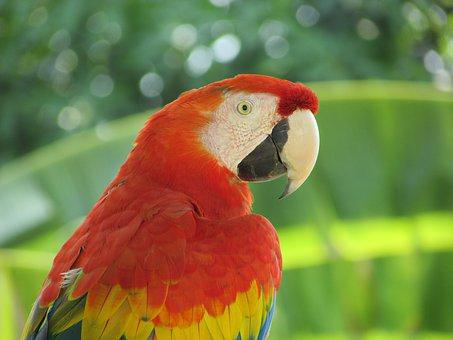
#> input picture Lab4/images/Parrot.png, 453 x 340 px, found by its file name
$ jupyter execute Lab4.ipynb
#> lines starting #> are read from the running program, lines starting #| are printed output that depends on the picture; after the words box and inside, x2 and y2 are one past the last pixel; in counts of white or black regions, pixels touching at a corner belong together
# ARTI404 – Image Processing
## Lab 4
#### **Student name:**  Abdulsamad Tuhaysha
#### **ID:** 2240001093

# Part A – Procedural Tasks

## Task 1: Thresholding
**Step 1:** Apply thresholding with a fixed threshold on an image.

> The manual loads `../images/Parrot.png`. That file was not provided, so the code uses it if it exists and otherwise falls back to the built-in `skimage.data.camera()` image. `cv2.imshow` is replaced by Matplotlib so the results display inline in Jupyter.

[cell 1]
import os
import cv2
import numpy as np
import matplotlib.pyplot as plt
from skimage import data, img_as_float, img_as_ubyte, exposure

path = './Parrot.png'
img_gray = cv2.imread(path, cv2.IMREAD_GRAYSCALE) if os.path.exists(path) else None
#> img_gray: shape (340, 453); min 0, max 252, mean 117.8
if img_gray is None:
    print('Parrot.png not found -> using skimage.data.camera() instead')
    img_gray = data.camera()

threshold_values = [0, 50, 100, 150, 200]

fig, axes = plt.subplots(2, 3, figsize=(12, 8))
axes = axes.ravel()
axes[0].imshow(img_gray, cmap='gray', vmin=0, vmax=255)
axes[0].set_title('Original Image')
for ax, t in zip(axes[1:], threshold_values):
    ret, thresh = cv2.threshold(img_gray, t, 255, cv2.THRESH_BINARY)
    ax.imshow(thresh, cmap='gray', vmin=0, vmax=255)
    ax.set_title(f'Thresholded Image ({t})')
#> this loop made 5 passes
#> ret on passes 1 to 5: 0, 50, 100, 150, 200
#> pass 1, `ret, thresh = cv2.threshold(img_gray, t, 255, cv2.THRESH_BINARY)`:
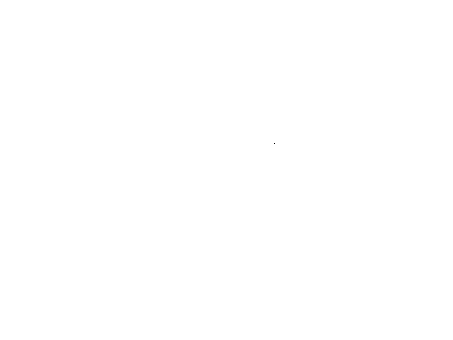
#> thresh: shape (340, 453); 100% white; black in thin lines or dots, all inside (x1, y1, x2, y2) = (274, 143, 275, 144)
for ax in axes:
    ax.axis('off')
plt.tight_layout()
plt.show()

**Observation:** With threshold 0 almost every pixel becomes white (foreground). As the threshold rises, more pixels fall below it and turn black, so only the brightest regions survive at 200.

## Task 2: Histogram Processing
**Step 1:** Load necessary libraries

[cell 2]
import matplotlib
import matplotlib.pyplot as plt
import numpy as np

from skimage import data, img_as_float
from skimage import exposure

**Step 2:** Load moon image

[cell 3]
img = data.moon()
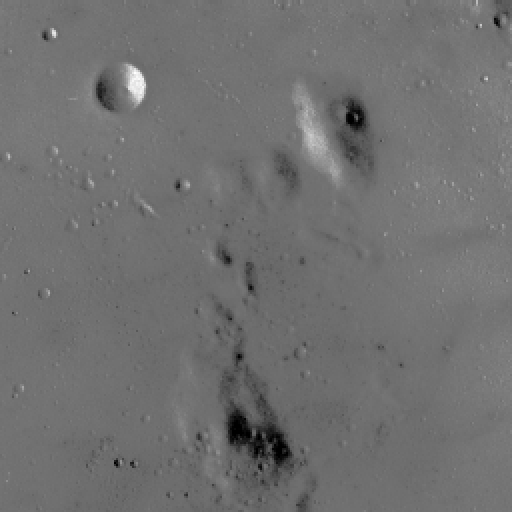
#> input picture skimage.data.moon(), 512 x 512 px
#> img is the input picture: shape (512, 512); min 0, max 255, mean 112.2
print(img.shape, img.dtype, img.min(), img.max())
#| (512, 512) uint8 0 255

**Step 3:** Rescale intensity values to include all the intensities that fall within the 2nd and 98th percentiles (contrast stretching)

[cell 4]
# Contrast stretching
p2, p98 = np.percentile(img, (2, 98))
#> p2 = 78; p98 = 129
img_rescale = exposure.rescale_intensity(img, in_range=(p2, p98))
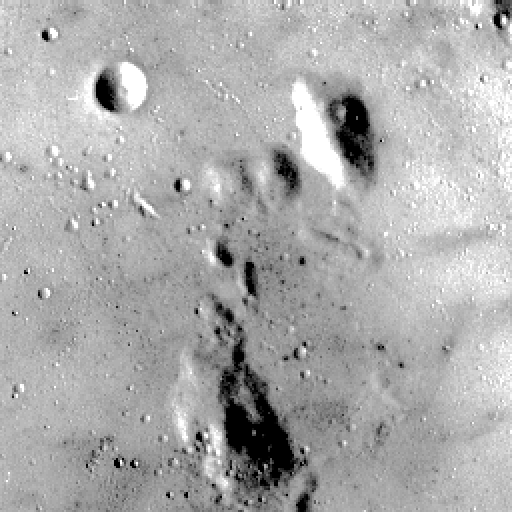
#> img_rescale: shape (512, 512); min 0, max 255, mean 171.5
print('p2 =', p2, ' p98 =', p98)
#| p2 = 78.0  p98 = 129.0

**Step 4:** Display the image with its histogram for Step 2 and Step 3

[cell 5]
fig = plt.figure(figsize=(10, 7))
fig.add_subplot(2, 1, 1)
plt.imshow(img, cmap='gray')
plt.axis('off')
plt.title('Original image')
fig.add_subplot(2, 1, 2)
plt.hist(img.flat, bins=256, range=(0, 255))
plt.xlabel('gray level values')
plt.ylabel('Number of pixels')
plt.show()
#> figure, not shown here; panel 2: tallest bar 23296 high, from x = 114.6 to 115.5

fig = plt.figure(figsize=(10, 7))
fig.add_subplot(2, 1, 1)
plt.imshow(img_rescale, cmap='gray')
plt.axis('off')
plt.title('Contrast stretch')
fig.add_subplot(2, 1, 2)
plt.hist(img_rescale.flat, bins=256, range=(0, 255))
plt.xlabel('gray level values')
plt.ylabel('Number of pixels')
plt.show()
#> figure, not shown here; panel 2: tallest bar 23296 high, from x = 184.3 to 185.3

# Part B – Assessment Tasks

## Task 1: Contrast stretching with the 3rd and 80th percentiles (moon image)

[cell 6]
p3, p80 = np.percentile(img, (3, 80))
#> p3 = 87; p80 = 118
print(f'p3 = {p3}, p80 = {p80}')
#| p3 = 87.0, p80 = 118.0
img_rescale_3_80 = exposure.rescale_intensity(img, in_range=(p3, p80))
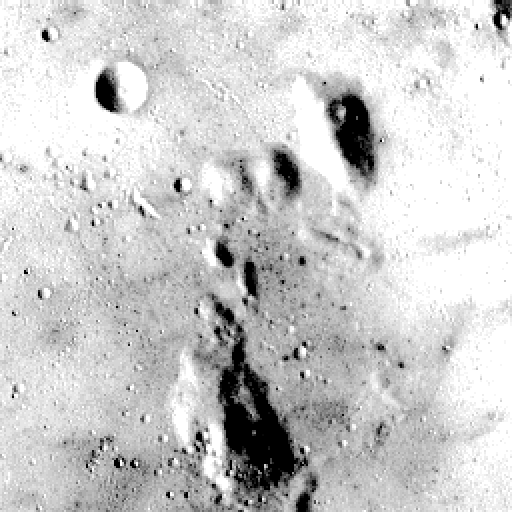
#> img_rescale_3_80: shape (512, 512); min 0, max 255, mean 203.7

fig = plt.figure(figsize=(10, 7))
fig.add_subplot(2, 1, 1)
plt.imshow(img_rescale_3_80, cmap='gray')
plt.axis('off')
plt.title('Contrast stretch (3rd - 80th percentile)')
fig.add_subplot(2, 1, 2)
plt.hist(img_rescale_3_80.flat, bins=256, range=(0, 255))
plt.xlabel('gray level values')
plt.ylabel('Number of pixels')
plt.show()
#> figure, not shown here; panel 2: tallest bar 55088 high, from x = 254 to 255

**Observation:** Using the 80th percentile as the upper limit clips the brightest 20% of pixels to white, so a large spike appears at 255 and the image looks brighter and more saturated than the 2–98 stretch. The lowest 3% are clipped to black. The intensities in between are spread over the full 0–255 range.

## Task 2: Histogram equalization with `exposure.equalize_hist` (moon image)

[cell 7]
img_eq = exposure.equalize_hist(img)          # float image in [0, 1]
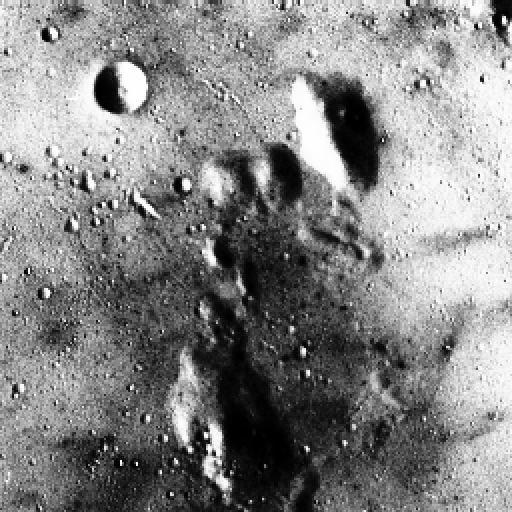
#> img_eq: shape (512, 512) float64; min 0.000916, max 1, mean 0.525
img_eq_u8 = img_as_ubyte(img_eq)              # back to 0-255 for a comparable histogram

fig = plt.figure(figsize=(10, 7))
fig.add_subplot(2, 1, 1)
plt.imshow(img_eq, cmap='gray')
plt.axis('off')
plt.title('Histogram equalized image')
fig.add_subplot(2, 1, 2)
plt.hist(img_eq_u8.flat, bins=256, range=(0, 255))
plt.xlabel('gray level values')
plt.ylabel('Number of pixels')
plt.show()
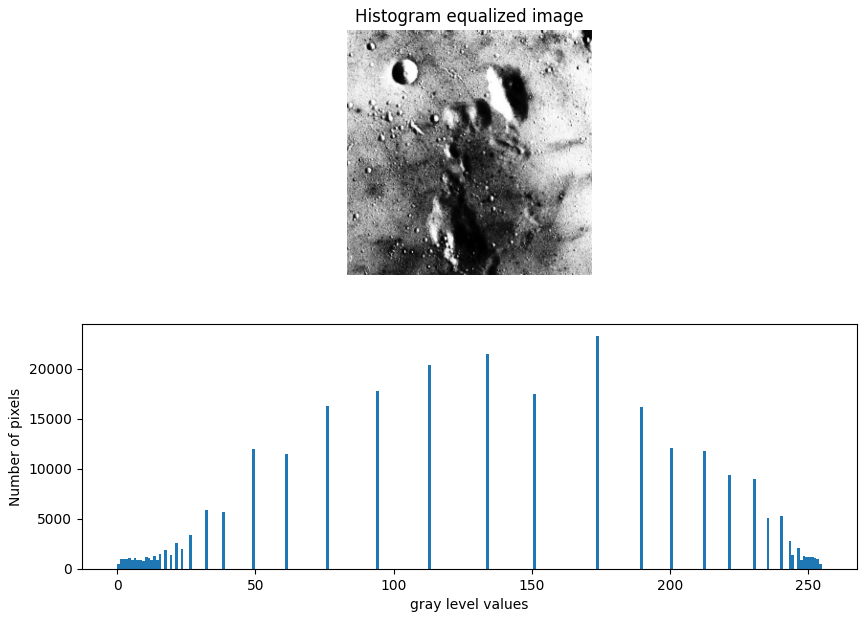
#> figure drawn by matplotlib, 2 panels; panel 2: tallest bar 23296 high, from x = 173.3 to 174.3

# Cumulative distributions: original vs equalized
cdf_o, bins_o = exposure.cumulative_distribution(img)
#> cdf_o = 256 values from 0.000916 to 1; bins_o = 256 values from 0 to 255
cdf_e, bins_e = exposure.cumulative_distribution(img_eq_u8)
#> cdf_e = 256 values from 0.00191 to 1; bins_e = 256 values from 0 to 255
plt.figure(figsize=(8, 4))
plt.plot(bins_o, cdf_o, label='Original')
plt.plot(bins_e, cdf_e, label='Equalized')
plt.plot([0, 255], [0, 1], 'k--', label='Ideal (linear)')
plt.xlabel('gray level values'); plt.ylabel('Cumulative fraction'); plt.legend(); plt.title('CDF comparison')
plt.show()
#> figure, not shown here; curve peaks at x = 255, y = 1; curve peaks at x = 255, y = 1

**Observation:** Equalization redistributes the gray levels so the histogram is much flatter and the CDF is close to a straight line. The dark background of the moon image is stretched out, revealing more detail, while the number of distinct gray levels cannot increase, so the histogram remains comb-like rather than perfectly flat (a consequence of discrete intensities).

## Task 3: Histogram matching (reference = rocket, source = Chelsea)

[cell 8]
from skimage.exposure import match_histograms

reference = data.rocket()
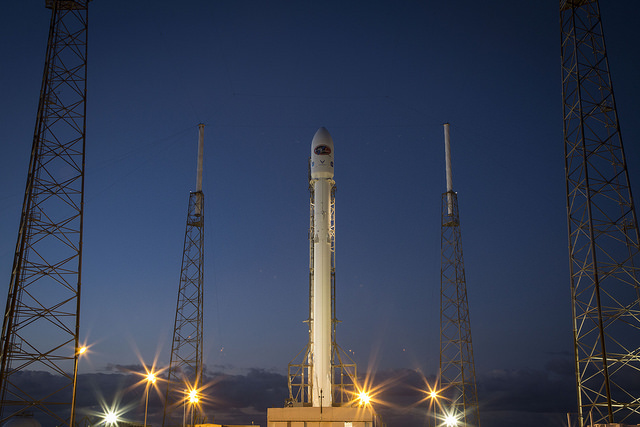
#> input picture skimage.data.rocket(), 640 x 427 px
#> reference is the input picture: shape (427, 640, 3); mean R, G, B 52.3, 61.3, 82.3
image = data.chelsea()
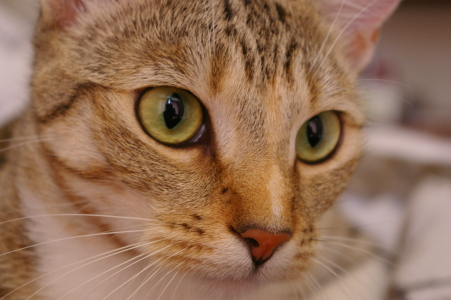
#> input picture skimage.data.chelsea(), 451 x 300 px
#> image is the input picture: shape (300, 451, 3); mean R, G, B 147.7, 111.4, 86.8
matched = match_histograms(image, reference, channel_axis=-1)
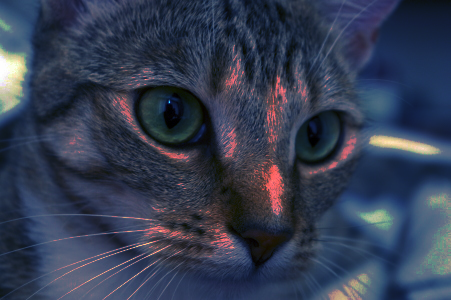
#> matched: shape (300, 451, 3); mean R, G, B 52.1, 60.8, 81.7

fig, (ax1, ax2, ax3) = plt.subplots(nrows=1, ncols=3, figsize=(12, 4))
for aa in (ax1, ax2, ax3):
    aa.set_axis_off()
ax1.imshow(image);     ax1.set_title('Source (Chelsea)')
ax2.imshow(reference); ax2.set_title('Reference (Rocket)')
ax3.imshow(matched);   ax3.set_title('Matched')
plt.tight_layout()
plt.show()

# Per-channel histograms and CDFs
fig, axes = plt.subplots(nrows=3, ncols=3, figsize=(10, 9))
for i, img_ in enumerate((image, reference, matched)):
    for c, c_color in enumerate(('red', 'green', 'blue')):
        img_hist, bins = exposure.histogram(img_[..., c], source_range='dtype')
        axes[c, i].plot(bins, img_hist / img_hist.max())
        img_cdf, bins = exposure.cumulative_distribution(img_[..., c])
        axes[c, i].plot(bins, img_cdf)
        axes[c, 0].set_ylabel(c_color)
#> this loop made 3 passes
axes[0, 0].set_title('Source')
axes[0, 1].set_title('Reference')
axes[0, 2].set_title('Matched')
plt.tight_layout()
plt.show()
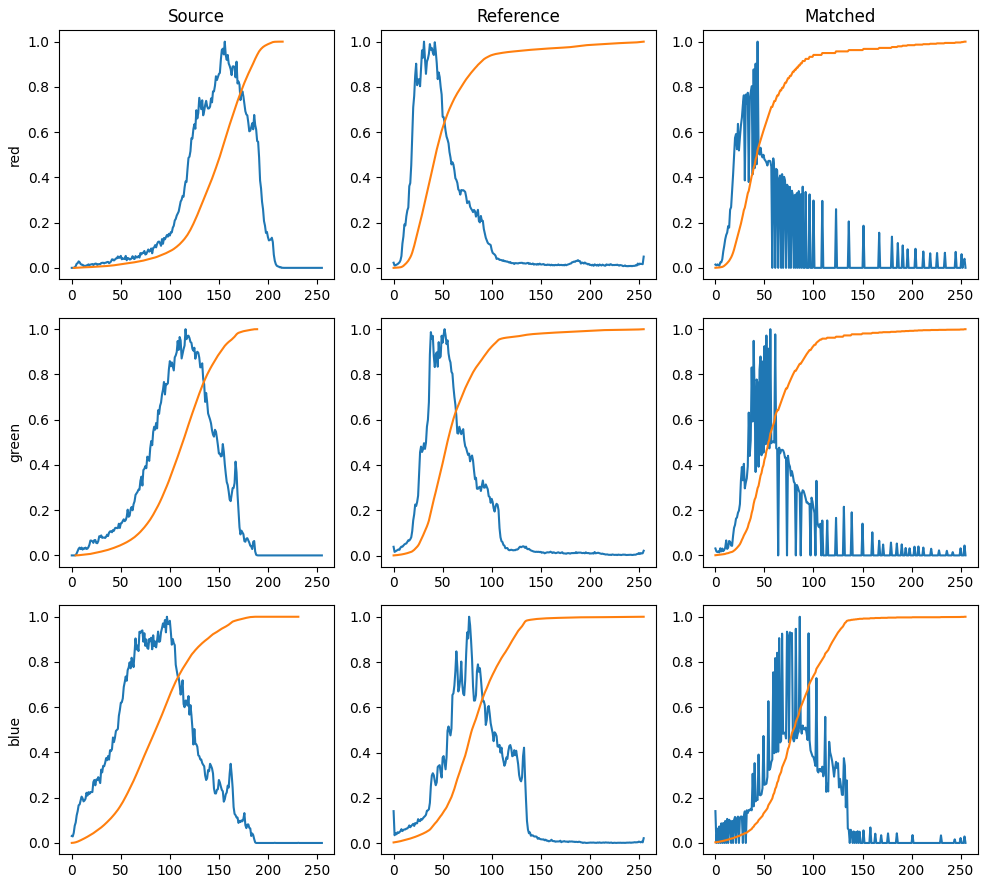
#> figure drawn by matplotlib, 9 panels; panel 1: curve peaks at x = 156, y = 1; panel 1: curve peaks at x = 215, y = 1; panel 2: curve peaks at x = 31, y = 1; panel 2: curve peaks at x = 255, y = 1
